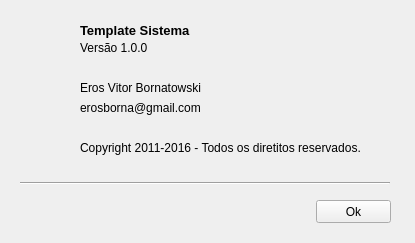
<?xml version="1.0" encoding="UTF-8"?>
<ui version="4.0">
 <class>TelaSobre</class>
 <widget class="QWidget" name="TelaSobre">
  <property name="geometry">
   <rect>
    <x>0</x>
    <y>0</y>
    <width>415</width>
    <height>243</height>
   </rect>
  </property>
  <property name="windowTitle">
   <string>Template de Sistema</string>
  </property>
  <widget class="QLabel" name="label">
   <property name="geometry">
    <rect>
     <x>20</x>
     <y>20</y>
     <width>32</width>
     <height>32</height>
    </rect>
   </property>
   <property name="text">
    <string/>
   </property>
   <property name="pixmap">
    <pixmap resource="Imagens.qrc">:/imagens/logo.ico</pixmap>
   </property>
  </widget>
  <widget class="QLabel" name="label_2">
   <property name="geometry">
    <rect>
     <x>80</x>
     <y>20</y>
     <width>211</width>
     <height>21</height>
    </rect>
   </property>
   <property name="font">
    <font>
     <pointsize>10</pointsize>
     <weight>75</weight>
     <bold>true</bold>
    </font>
   </property>
   <property name="text">
    <string>Template Sistema</string>
   </property>
  </widget>
  <widget class="QLabel" name="label_3">
   <property name="geometry">
    <rect>
     <x>80</x>
     <y>40</y>
     <width>71</width>
     <height>16</height>
    </rect>
   </property>
   <property name="text">
    <string>Versão 1.0.0</string>
   </property>
  </widget>
  <widget class="QLabel" name="label_4">
   <property name="geometry">
    <rect>
     <x>80</x>
     <y>80</y>
     <width>141</width>
     <height>16</height>
    </rect>
   </property>
   <property name="text">
    <string>Eros Vitor Bornatowski</string>
   </property>
  </widget>
  <widget class="Line" name="line">
   <property name="geometry">
    <rect>
     <x>20</x>
     <y>175</y>
     <width>370</width>
     <height>16</height>
    </rect>
   </property>
   <property name="orientation">
    <enum>Qt::Horizontal</enum>
   </property>
  </widget>
  <widget class="QPushButton" name="btnOk">
   <property name="geometry">
    <rect>
     <x>316</x>
     <y>200</y>
     <width>75</width>
     <height>23</height>
    </rect>
   </property>
   <property name="text">
    <string>Ok</string>
   </property>
   <property name="shortcut">
    <string>Ctrl+O</string>
   </property>
  </widget>
  <widget class="QLabel" name="label_5">
   <property name="geometry">
    <rect>
     <x>80</x>
     <y>100</y>
     <width>271</width>
     <height>16</height>
    </rect>
   </property>
   <property name="text">
    <string>erosborna@gmail.com</string>
   </property>
  </widget>
  <widget class="QLabel" name="label_6">
   <property name="geometry">
    <rect>
     <x>80</x>
     <y>140</y>
     <width>310</width>
     <height>16</height>
    </rect>
   </property>
   <property name="text">
    <string>Copyright 2011-2016 - Todos os diretitos reservados.</string>
   </property>
  </widget>
 </widget>
 <resources>
  <include location="Imagens.qrc"/>
 </resources>
 <connections/>
</ui>
